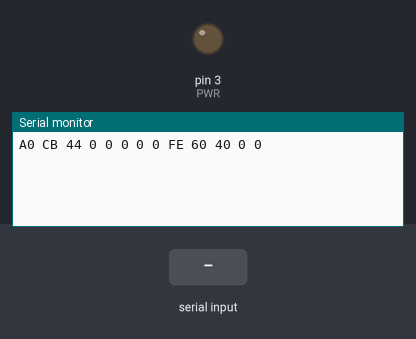
Bench run of a sketch on a simulated Arduino Uno, built for the host (arithmetic inside an expression is 32-bit, double 64-bit). On the bench: output pins drawn as LEDs (lit = HIGH), the last lines printed to the serial monitor. The test bench sets the inputs (shaded band). Pins used as bus, display or sensor lines are not drawn.

Above: at 1.2 s.
1.3 s: "1\n" received over Serial
At 5.2 s:
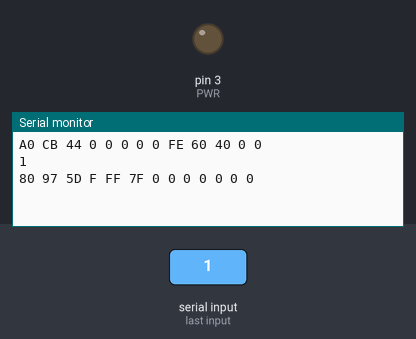
5.5 s: "1\n" received over the second serial link
At 7.9 s:
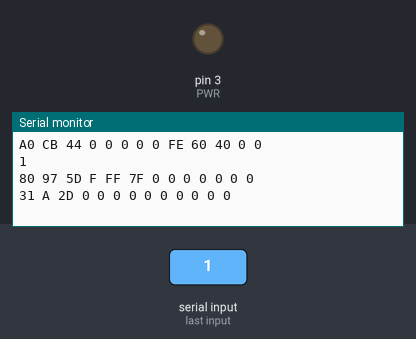
11.5 s: "0\n" received over Serial
At 17.2 s:
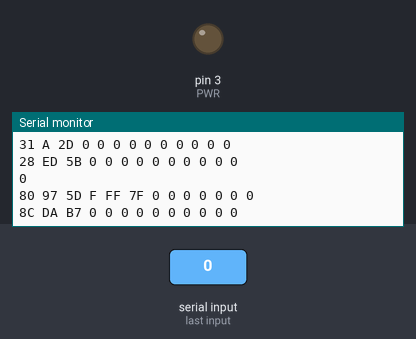
17.5 s: "0\n" received over the second serial link
At 20.1 s:
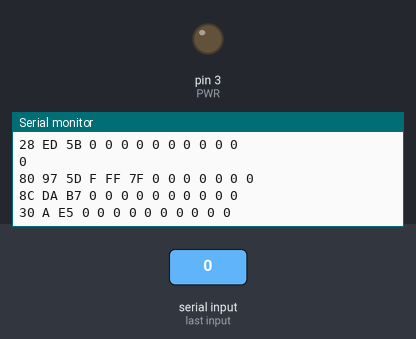
23.5 s: "2\n" received over Serial
At 29.3 s:
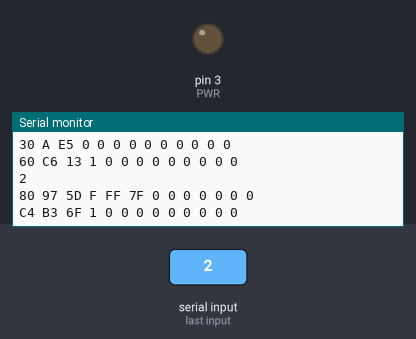
29.6 s: "2\n" received over the second serial link
At 34.9 s:
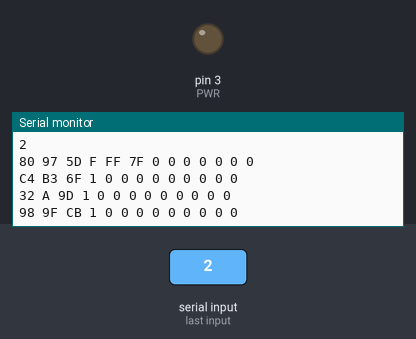

Measured:
- after the input at 1.3 s, the serial monitor: prints a new line after 1.7 s (image 1)
- after the input at 5.5 s, the serial monitor: prints a new line after 1.5 s (image 2)
- after the input at 11.5 s, the serial monitor: prints a new line after 0.55 s (image 3)
- after the input at 17.5 s, the serial monitor: prints a new line after 1.6 s (image 4)
- after the input at 23.5 s, the serial monitor: prints a new line after 0.60 s (image 5)
- after the input at 29.6 s, the serial monitor: prints a new line after 1.5 s (image 6)

The sketch:

485Gui.ino
```cpp
//#include <ModbusMaster.h>   //thư viện modbus
//#include <SoftwareSerial.h>
//HardwareSerial mod( PA10, PA9);
//
//#define DE PA8 // chân DE được nối với chân số 3 arduino
//// chân RE được nối với chân số 2 arduino
//ModbusMaster node;
//const byte O2[] = {0x01 , 0x03 , 0x00 , 0x00 , 0x00 , 0x06 , 0xc5 , 0xc8};
//byte values[20];
//
//void setup()
//{
//  pinMode(DE, OUTPUT);
//  // Chân cảm biến hồng ngoại được nối với chân số 4 arduino
//  digitalWrite(DE, 0);//Đưa chân DE xuống mức thấp
//  Serial.begin(9600);  //tốc độ baud 115200
//  mod.begin(4800);
////  node.begin(1,mod);  //Slave có ID là 1
////  node.preTransmission(preTransmission);
////  node.postTransmission(postTransmission);
//}
//void loop()
//{
//
//  float val1 ;
//  float val2 ;
//  Calculate();
////  val1 = ((values[4] * 256) + values[6]) * 0.1;
////  Serial.print("อุณหภูมิ: ");
////  Serial.print(values[4]);
////  Serial.print(" °C   /   ");
////  val2 = ((values[7] * 256) + values[4]) * 0.01;
////  Serial.print("ค่าออกซิเจนในน้ำ: ");
////  Serial.print(values[7]);
////  Serial.println(" mg/L ");
//  delay(2000);
//}
//
//byte Calculate() {
//  digitalWrite(DE, 1);
//  delay(100);
//  if (mod.write(O2, sizeof(O2)) == 8) { //
//    digitalWrite(DE, 0);
//    delay(5);
//    for (byte i = 0; i < 20; i++) {
//      //Serial.println(mod.read(),HEX);
//      values[i] = mod.read();
//      Serial.println(values[i],HEX);
//      //Serial.print(" ");
//    }
//    Serial.println();
//  }
//  return values[6];
//}
#include <HardwareSerial.h>
HardwareSerial RS485(PD6, PD5);  // Khởi tạo kết nối với MAX3485 thông qua chân PC10 và PC11
#define DE PD4
#define PWR PD3
String inputString;

void setup() {
  Serial.begin(9600);  // Khởi tạo kết nối Serial với máy tính
  while (!Serial) {
    ;  // wait for serial port to connect. Needed for native USB port only
  }
  //RS485.begin(4800); // Khởi tạo kết nối RS485 với cảm biến
  RS485.begin(9600);  // Khởi tạo kết nối RS485 với cảm biến
  pinMode(DE, OUTPUT);
  pinMode(PWR, OUTPUT);
  digitalWrite(PWR, LOW);
}

void loop() {
  //uint8_t request[8] = { 0x01, 0x03, 0x00, 0x00, 0x00, 0x03, 0x05, 0xCB };  // PH
  uint8_t request[8] = { 0x02, 0x03, 0x00, 0x00, 0x00, 0x04, 0x44, 0x3A };  //Sanlinity
  uint8_t response[17];                                                     // Dữ liệu nhận về
  digitalWrite(DE, HIGH);
  //delay(10);
  RS485.write(request, 8);  // Gửi dữ liệu đi
  delay(10);                // Đợi cho cảm biến xử lý và trả về dữ liệu
  digitalWrite(DE, LOW);
  RS485.readBytes(response, 13);
  for (int j = 0; j < 13; j++) {

    Serial.print(response[j], HEX);
    Serial.print(" ");
  }
  Serial.println(" ");
  delay(2000);  // Chờ 1 giây trước khi gửi yêu cầu tiếp theo
  //while (1);
}
void serialEvent() {
  inputString = "";
  while (Serial.available()) {
    char inChar = (char)Serial.read();
    if (inChar != '\n' && inChar != ' ' && inChar != '\r') {
      inputString += inChar;
    }
  }
  Serial.println(inputString);
}
```
